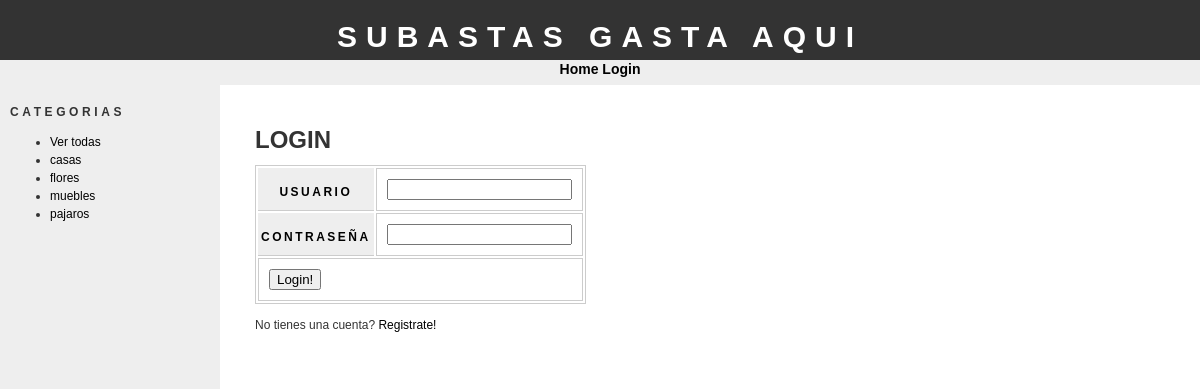
The page /login.php on the database its author committed.
### tables this page shows
CREATE TABLE IF NOT EXISTS `categorias` (
  `id` int(11) NOT NULL AUTO_INCREMENT,
  `categoria` varchar(30) NOT NULL,
  PRIMARY KEY (`id`),
  UNIQUE KEY `index_categoria` (`id`)
);

### bar.php (the view, shortened to what this page needs)
<?php
    $conn = conexion();
    $catsql = "SELECT * FROM categorias ORDER BY categoria ASC;";
    $catresult = mysqli_query($conn,$catsql);
    echo "<h1>Categorias</h1>";
    echo "<ul>";
    echo "<li><a href='index.php'>Ver todas</a></li>";
    while($catrow = mysqli_fetch_assoc($catresult)) {
        echo "<li><a href='index.php?id="
            . $catrow['id'] . "'>" . $catrow['categoria']. "</a></li>";
    }
    echo "</ul>";
?>

### css/style.css (style rules this page uses)
body { font-family: "trebuchet ms", verdana, sans-serif; font-size: 12px; line-height: 1.5em; color: #333; background: #ffffff; margin: 0; padding: 0; text-align: center; width: 100%; }
a:link { text-decoration: none; color: #000; }
#bar h1 { font-size: 12px; text-transform: uppercase; letter-spacing: 0.3em; }

### rows shown on the page
categorias: categoria "casas"
categorias: categoria "flores"
categorias: categoria "muebles"
categorias: categoria "pajaros"

### other values the page prints
NOMBREFORO "SUBASTAS GASTA AQUI"
